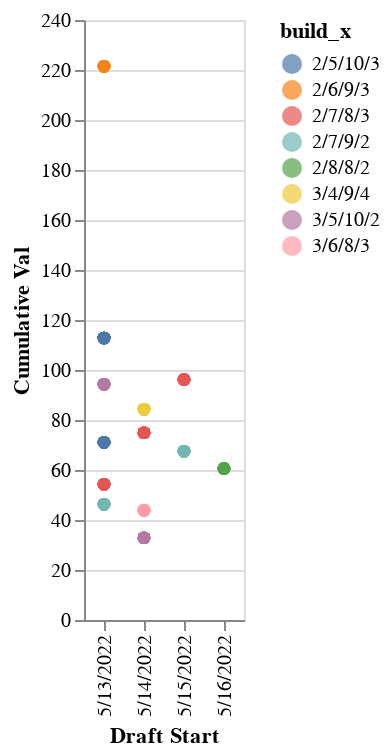

Notebook cell for this chart:
### Code cell
#Team Build by draft date, with cumulative ADP value

alt.Chart(df1).mark_circle(size=40).encode(
    x='Draft Start',
    y='Cumulative Val',
    color='build_x',
    tooltip=['Draft Start','Team', 'Strategy', 'Elite Onesie', 'build_x', 'Cumulative Val']
).interactive()

### Figure 1 — Vega-Lite specification as saved in the notebook (floating-point values rounded to 4 significant figures; data arrays with more than 128 entries replaced by an {"elided": "..."} marker saying what was removed)
{"config": {"view": {"continuousWidth": 400, "continuousHeight": 300}}, "data": {"name": "data-a13933d6c873d3880437b9d54f876eaa"}, "mark": {"type": "circle", "size": 40}, "encoding": {"color": {"field": "build_x", "type": "nominal"}, "tooltip": [{"field": "Draft Start", "type": "nominal"}, {"field": "Team", "type": "quantitative"}, {"field": "Strategy", "type": "nominal"}, {"field": "Elite Onesie", "type": "nominal"}, {"field": "build_x", "type": "nominal"}, {"field": "Cumulative Val", "type": "quantitative"}], "x": {"field": "Draft Start", "type": "nominal"}, "y": {"field": "Cumulative Val", "type": "quantitative"}}, "selection": {"selector103": {"type": "interval", "bind": "scales", "encodings": ["x", "y"]}}, "$schema": "https://vega.github.io/schema/vega-lite/v4.17.0.json", "datasets": {"data-a13933d6c873d3880437b9d54f876eaa": {"elided": "260 records"}}}
